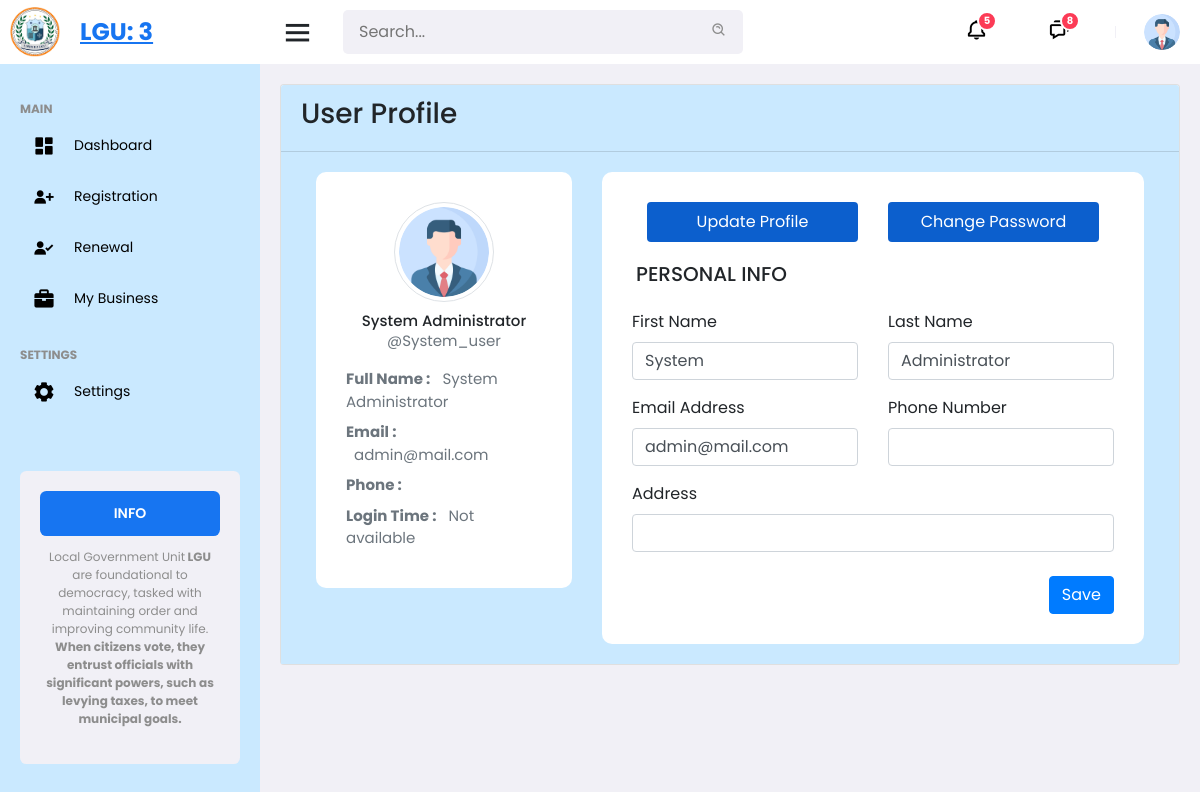
The app's page /user/user_profile.php (signed in) with its own data.
### tables this page shows
CREATE TABLE `users` (
  `id` int(10) NOT NULL,
  `fname` varchar(255) NOT NULL,
  `lname` varchar(255) NOT NULL,
  `email` varchar(255) NOT NULL,
  `phone` varchar(255) NOT NULL,
  `address` varchar(255) NOT NULL,
  `password` varchar(255) NOT NULL,
  `role_as` tinyint(4) NOT NULL DEFAULT 0,
  `status` tinyint(4) DEFAULT 0,
  `created_at` timestamp NOT NULL DEFAULT current_timestamp()
);

### user/user_profile.php (the view, shortened to what this page needs)
<?php
include('../user/assets/inc/header.php');
include('../user/assets/inc/sidebar.php');
include('../user/assets/inc/navbar.php');
$user_id = $_SESSION['auth_user']['user_id'] ?? 0;
$full_name = $email = $phone = $address = "N/A";
$query = "SELECT fname, lname, email, phone, address FROM users WHERE id = ?";
$stmt = $conn->prepare($query);
$stmt->bind_param("i", $user_id);
$stmt->execute();
$result = $stmt->get_result();
if ($user = $result->fetch_assoc()) {
    $full_name = htmlspecialchars($user['fname'] . ' ' . $user['lname']);
    $email = htmlspecialchars($user['email']);
    $phone = htmlspecialchars($user['phone']);
    $address = htmlspecialchars($user['address']);
}
$login_time = $_SESSION['auth_user']['login_time'] ?? 'Not available';
?>
<div class="data-card">
    <div class="card">
        <div class="card-header">
            <h3>User Profile</h3>
        </div>
        <div class="card-body">
            <div class="row">
                <div class="col-md-12">
                    <div class="container-fluid">
                        <div class="row">
                            <div class="col-lg-4 col-xl-4">
                                <div class="card-box text-center">
                                    <img src="./assets/image/profile.png" class="rounded-circle avatar-lg img-thumbnail" alt="profile-image">
                                    <h4 class="mb-0"><?php echo $full_name; ?></h4>
                                    <p class="text-muted">@System_user</p>
                                    <div class="text-left mt-3">
                                        <p class="text-muted mb-2"><strong>Full Name :</strong> <span class="ml-2"><?php echo $full_name; ?></span></p>
                                        <p class="text-muted mb-2"><strong>Email :</strong> <span class="ml-2"><?php echo $email; ?></span></p>
                                        <p class="text-muted mb-2"><strong>Phone :</strong> <span class="ml-2"><?php echo $phone; ?></span></p>
                                        <p class="text-muted mb-2"><strong>Login Time :</strong> <span class="ml-2"><?php echo $login_time; ?></span></p>
                                    </div>
                                </div>
                            </div>
                            <div class="col-lg-8 col-xl-8">
                                <div class="card-box">
                                    <ul class="nav nav-pills navtab-bg nav-justified">
                                        <li class="nav-item">
                                            <a href="#aboutme" data-toggle="tab" aria-expanded="false" class="nav-link active">
                                                Update Profile
                                            </a>
                                        </li>
                                        <li class="nav-item">
                                            <a href="#settings" data-toggle="tab" aria-expanded="false" class="nav-link">
                                                Change Password
                                            </a>
                                        </li>
                                    </ul>
                                    <div class="tab-content">
                                        <div class="tab-pane show active" id="aboutme">
                                            <form method="post" enctype="multipart/form-data">
                                                <h5 class="mb-4 text-uppercase"><i class="mdi mdi-account-circle mr-1"></i> Personal Info</h5>
                                                <div class="row">
                                                    <div class="col-md-6">
                                                        <div class="form-group">
                                                            <label for="inputFirstname">First Name</label>
                                                            <input type="text" required="required" value="<?php echo htmlspecialchars($user['fname']); ?>" name="fname" class="form-control" id="inputFirstname">
                                                        </div>
                                                    </div>
                                                    <div class="col-md-6">
                                                        <div class="form-group">
                                                            <label for="inputLastname">Last Name</label>
                                                            <input required="required" type="text" value="<?php echo htmlspecialchars($user['lname']); ?>" name="lname" class="form-control" id="inputLastname">
                                                        </div>
                                                    </div>
                                                </div>
                                                <div class="row">
                                                    <div class="col-md-6">
                                                        <div class="form-group">
                                                            <label for="inputEmail">Email Address</label>
                                                            <input required="required" type="email" value="<?php echo htmlspecialchars($email); ?>" class="form-control" name="email" id="inputEmail">
                                                        </div>
                                                    </div>
                                                    <div class="col-md-6">
                                                        <div class="form-group">
                                                            <label for="inputPhone">Phone Number</label>
                                                            <input required="required" type="text" value="<?php echo htmlspecialchars($phone); ?>" class="form-control" name="phone" id="inputPhone">
                                                        </div>
                                                    </div>
                                                </div>
                                                <div class="row">
                                                    <div class="col-md-12">
                                                        <div class="form-group">
                                                            <label for="inputAddress">Address</label>
                                                            <input type="text" value="<?php echo htmlspecialchars($address); ?>" name="address" class="form-control" id="inputAddress">
                                                        </div>
                                                    </div>
                                                </div>
                                                <div class="text-right">
                                                    <button type="submit" name="update_profile" class="btn btn-primary mt-2"><i class="mdi mdi-content-save"></i> Save</button>
                                                </div>
                                            </form>
                                        </div>
                                    </div>
                                </div>
                            </div>
                        </div>
                    </div>
                </div>
            </div>
        </div>
    </div>
</div>

### user/assets/css/user-style.css (style rules this page uses)
* { font-family: 'poppins', sans-serif; margin: 0; padding: 0; box-sizing: border-box; }
:root { --gray: #f1f0f6; --dark-gray: #8d8d8d; --light: #fff; --dark: #000; --green: #81d43a; --light-green: #81d43a; --blue: #1775f1; --light-blue: #d0e4ff; --dark-blue: #0c5fcd; --red: #fc3b56; --color-1: #bee9e8; --color-2: #62b6cb; --color-3: #1b4965; --color-4: #cae9ff; --color-5: #5fa8d3; --color-primary: #7380ec; --color-danger: #ff7782; --color-success: #41f1b6; --color-warning: #ffbb55; --color-white: #fff; --color-info_dark: #7d8da1; --color-info_light: #dce1eb; --color-dark: #363949; --color-light: rgba(132, 139, 200, 0.18); --color-primary-variety: #111e88; --color-dark-variety: #677483; --color-background: #f6f6f9; --card_border_radius: 2rem; --border_radius-1: 0.4rem; --border_radius-2: 0.8.rem; --border_radius-3: 1.2rem; --card-padding: 1.8rem; --padding: 1.2rem; --box-shadow: 0 2rem 3rem var(--color-light); }
html { overflow-x: hidden; }
body { background: var(--gray); }
a { text-decoration: none; }
li { list-style: none; }
.data-card { padding: 20px 20px; }
.card-header { background: var(--color-4); }
.card-body { background: var(--color-4); }
.card-body .container-fluid .card-box { padding: 30px; border-radius: 10px; background: #fff; }
.card-body .container-fluid .card-box img { width: 100px; height: 100px; margin-bottom: 10px; border-radius: 50%; object-fit: cover; cursor: pointer; }
.card-body .container-fluid .card-box h4, .card-body .container-fluid .card-box p { font-size: 15px; }
.card-body .container-fluid .card-box .nav-item { padding: 0 15px; }
.card-body .container-fluid .card-box .nav-item .nav-link { background: var(--dark-blue); color: var(--light); }
.card-body .container-fluid .tab-content h5 { padding-top: 20px; }

### records on screen
users: full_name "System Administrator", email "admin@mail.com", fname "System", lname "Administrator"

### other values on screen
$login_time "Not available"
